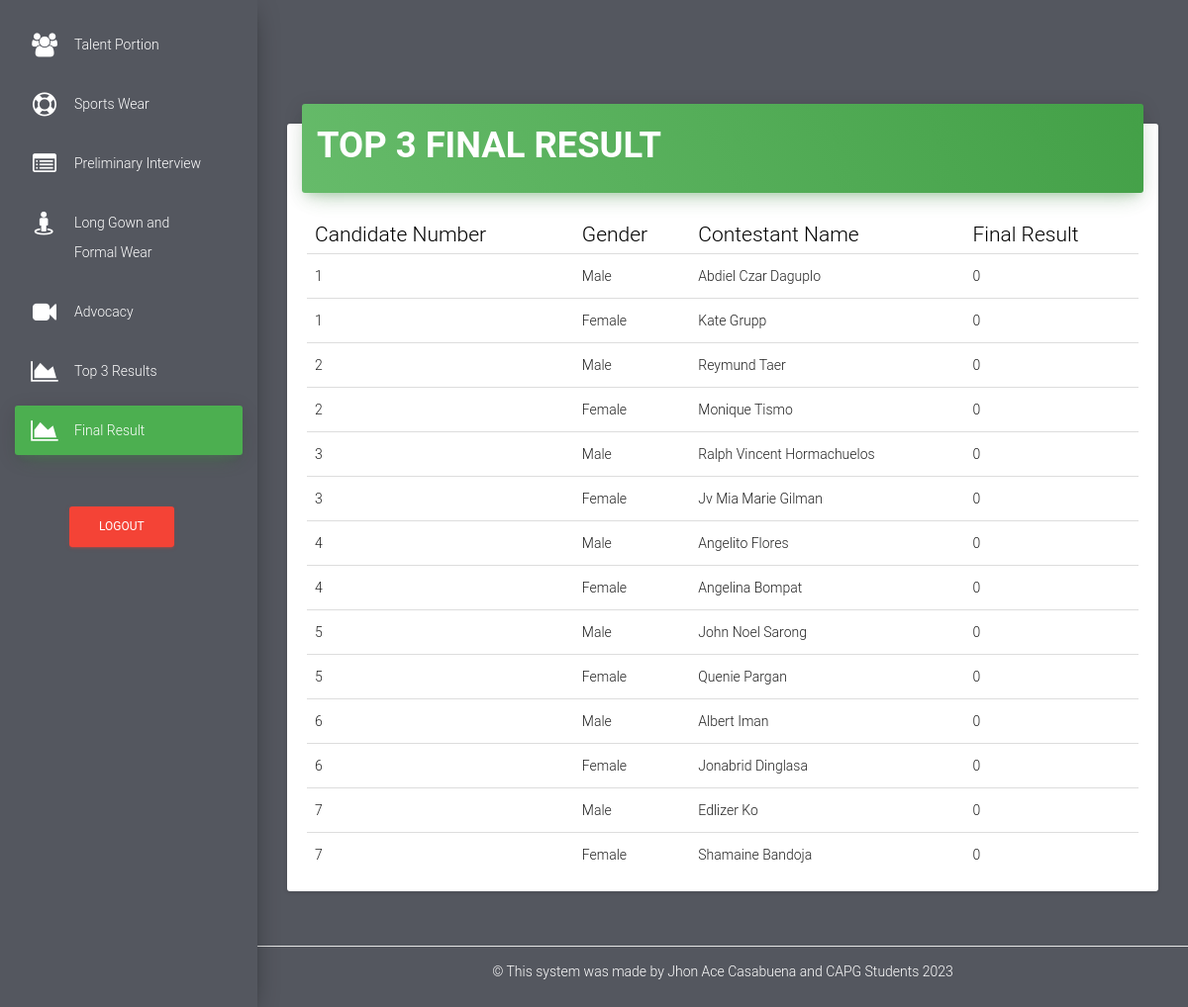
The app's page /final_result.php with its own data.
### tables this page shows
CREATE TABLE `final_round` (
  `id` int(11) NOT NULL,
  `candidate_no` int(11) NOT NULL,
  `name` varchar(100) NOT NULL,
  `gender` varchar(100) NOT NULL,
  `judge1` double NOT NULL,
  `judge2` double NOT NULL,
  `judge3` double NOT NULL,
  `judge4` double NOT NULL,
  `judge5` double NOT NULL,
  `average` double NOT NULL
);

### final_result.php (the view, shortened to what this page needs)
<!doctype html>
<html lang="en">
<head>
    <link href="assets/css/bootstrap.min.css" rel="stylesheet" />
    <link href="assets/css/material-dashboard.css?v=1.2.0" rel="stylesheet" />
    <link href="assets/css/demo.css" rel="stylesheet" />
    <link href="font-awesome/css/font-awesome.css" rel="stylesheet">
    <link href="vendor/datatables/dataTables.bootstrap4.css" rel="stylesheet">
</head>
<body>
    <div class="wrapper" style="background-color: #54575F">
        <div class="sidebar" data-color="green" data-image="assets/img/sidebar-1.jpg">
            <div class="sidebar-wrapper">
                 <ul class="nav">
                    <li  >
                        <a href="result_talent_night.php">
                            <i class="fa fa fa-users" style="color: white"></i>
                            <p style="color: white">Talent Portion</p>
                        </a>
                    </li>
                    <li>
                        <a href="result_sports_wear.php">
                            <i class="fa fa-life-ring" style="color: white"></i>
                            <p style="color: white">Sports Wear</p>
                        </a>
                    </li>
                    <li>
                        <a href="result_preliminary_interview.php">
                            <i class="fa fa-list-alt" style="color: white"></i>
                            <p style="color: white">Preliminary Interview</p>
                        </a>
                    </li>
                    <li>
                        <a href="result_long_gown_and_formal_wear.php">
                            <i class="fa fa fa-street-view" style="color: white"></i>
                            <p style="color: white">Long Gown and</p>
                            <p style="margin-left: 45px;color: white">Formal Wear</p>
                        </a>
                    </li>
                    <li>
                        <a href="result_advocacy.php">
                            <i class="fa fa-video-camera" style="color: white"></i>
                            <p style="color: white">Advocacy</p>
                        </a>
                    </li>
                    <li>
                        <a href="results_top_3.php">
                            <i class="fa fa-area-chart" style="color: white"></i>
                            <p style="color: white">Top 3 Results</p>
                        </a>
                    </li>
                    <li class="active">
                        <a href='final_result.php'>
                            <i class='fa fa-area-chart' style="color: white"></i>
                            <p style="color: white">Final Result</p>
                        </a>
                    </li>
					  <li>
                        <br>
                        <br>
                        <form method="post">
                                    <button class = "btn btn-danger" type='button' data-toggle="modal" data-target="#exampleModal20000" style="margin-left: 70px">Logout</button>
                                </form>
                    </li>
                </ul>
            </div>
        </div>
        <div class="main-panel">
            <nav class="navbar navbar-transparent navbar-absolute">
            </nav>
            <div class="content">
                <div class="container-fluid">
                    <div class="row">
                        <div class="col-md-12">
                            <div class="card">
                                <div class="card-header" data-background-color="green">
                                    <h2 class="title"><b>TOP 3 FINAL RESULT</b></h2>
                                </div>
                                <div class="card-content table-responsive">
                                    <table class="table" id="dataTable">
                                        <thead style="font-weight: bold;color: black;font-size: 150%">
                                            <th>Candidate Number</th>
                                            <th>Gender</th>
                                            <th>Contestant Name</th>
                                            <th>Final Result</th>
                                        </thead>
                                        <tbody>
				<?php
						$link = mysqli_connect("localhost","root","","tabulation");
						$sql_final_round = mysqli_query($link,"SELECT *FROM final_round");
						for($a = 0 ; $a < $num_rows = mysqli_fetch_array($sql_final_round) ; $a++ )
						{
							$candidate_no = $num_rows['candidate_no'];
                            $gender = $num_rows['gender'];
							$name = $num_rows['name'];
							$judge1 = $num_rows['judge1'];
							$judge2 = $num_rows['judge2'];
							$judge3 = $num_rows['judge3'];
                            $judge4 = $num_rows['judge4'];
                            $judge5 = $num_rows['judge5'];
							$average_final_round = ($judge1 + $judge2 + $judge3 + $judge4 + $judge5)/5;
							echo "
							<tr>
								<td>$candidate_no</td>
                                <td>$gender</td>
								<td>$name</td>
								<td>$average_final_round</td>
							</tr>
							";
						}
				?>
                                        </tbody>
                                    </table>
                                </div>
                            </div>
                        </div>
                    </div>
                </div>
            </div>
           <footer class="footer">
                <div class="container-fluid">
                    <p class="text-center" style="color: white">
                        &copy;
        This system was made by Jhon Ace Casabuena and CAPG Students
                    </p>
                </div>
            </footer>
        </div>
    </div>
</body>
</html>

### records on screen
final_round: candidate_no "1", gender "Male", name "Abdiel Czar Daguplo", judge1 "0"
final_round: candidate_no "1", gender "Female", name "Kate Grupp", judge1 "0"
final_round: candidate_no "2", gender "Male", name "Reymund Taer", judge1 "0"
final_round: candidate_no "2", gender "Female", name "Monique Tismo", judge1 "0"
final_round: candidate_no "3", gender "Male", name "Ralph Vincent Hormachuelos", judge1 "0"
final_round: candidate_no "3", gender "Female", name "Jv Mia Marie Gilman", judge1 "0"
final_round: candidate_no "4", gender "Male", name "Angelito Flores", judge1 "0"
final_round: candidate_no "4", gender "Female", name "Angelina Bompat", judge1 "0"
final_round: candidate_no "5", gender "Male", name "John Noel Sarong", judge1 "0"
final_round: candidate_no "5", gender "Female", name "Quenie Pargan", judge1 "0"
final_round: candidate_no "6", gender "Male", name "Albert Iman", judge1 "0"
final_round: candidate_no "6", gender "Female", name "Jonabrid Dinglasa", judge1 "0"
final_round: candidate_no "7", gender "Male", name "Edlizer Ko", judge1 "0"
final_round: candidate_no "7", gender "Female", name "Shamaine Bandoja", judge1 "0"
